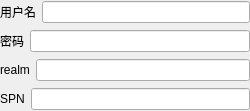
<?xml version="1.0" encoding="UTF-8"?>
<ui version="4.0">
 <class>BasicAuthForm</class>
 <widget class="QWidget" name="BasicAuthForm">
  <property name="geometry">
   <rect>
    <x>0</x>
    <y>0</y>
    <width>250</width>
    <height>111</height>
   </rect>
  </property>
  <property name="windowTitle">
   <string>Form</string>
  </property>
  <layout class="QVBoxLayout" name="verticalLayout">
   <property name="leftMargin">
    <number>0</number>
   </property>
   <property name="topMargin">
    <number>0</number>
   </property>
   <property name="rightMargin">
    <number>0</number>
   </property>
   <property name="bottomMargin">
    <number>0</number>
   </property>
   <item>
    <layout class="QHBoxLayout" name="horizontalLayout">
     <item>
      <widget class="QLabel" name="label">
       <property name="text">
        <string>用户名</string>
       </property>
      </widget>
     </item>
     <item>
      <widget class="QLineEdit" name="userNameEdit"/>
     </item>
    </layout>
   </item>
   <item>
    <layout class="QHBoxLayout" name="horizontalLayout_2">
     <item>
      <widget class="QLabel" name="label_2">
       <property name="text">
        <string>密码</string>
       </property>
      </widget>
     </item>
     <item>
      <widget class="QLineEdit" name="passwordEdit"/>
     </item>
    </layout>
   </item>
   <item>
    <layout class="QHBoxLayout" name="horizontalLayout_3">
     <item>
      <widget class="QLabel" name="label_3">
       <property name="text">
        <string>realm</string>
       </property>
      </widget>
     </item>
     <item>
      <widget class="QLineEdit" name="realmEdit"/>
     </item>
    </layout>
   </item>
   <item>
    <layout class="QHBoxLayout" name="horizontalLayout_4">
     <item>
      <widget class="QLabel" name="label_4">
       <property name="text">
        <string>SPN</string>
       </property>
      </widget>
     </item>
     <item>
      <widget class="QLineEdit" name="spnEdit"/>
     </item>
    </layout>
   </item>
  </layout>
 </widget>
 <resources/>
 <connections/>
</ui>
